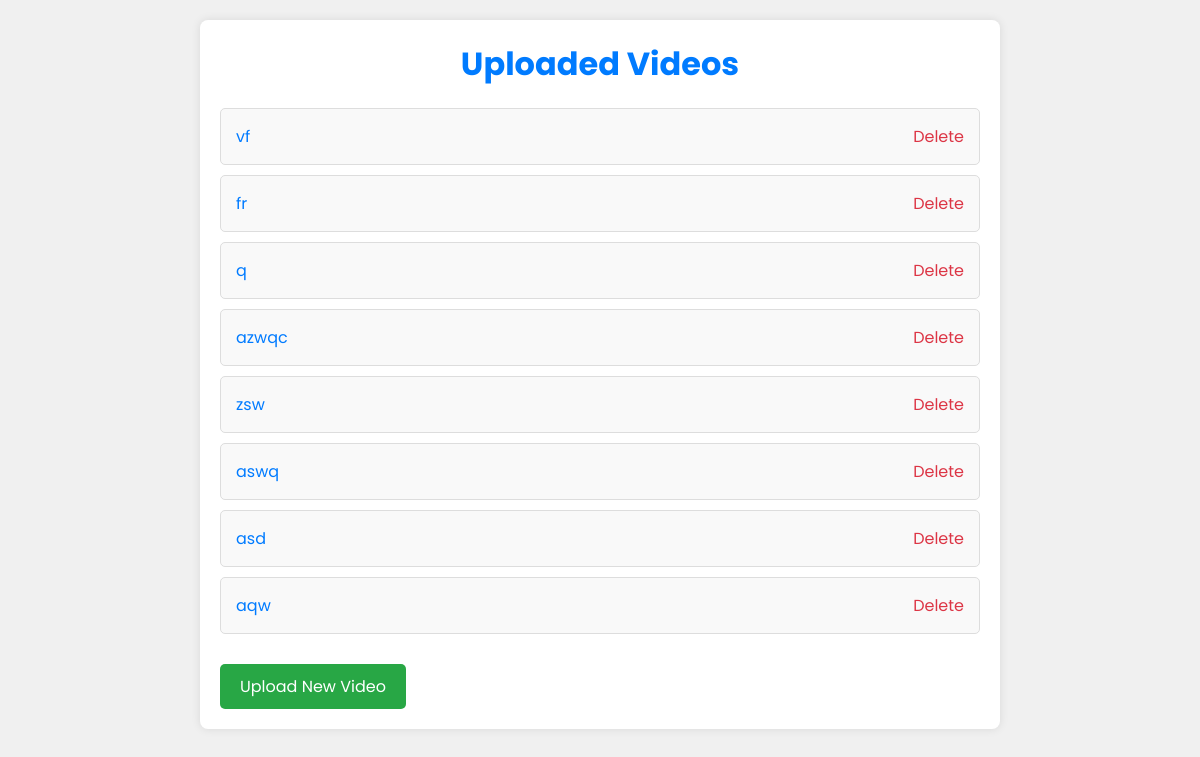
The page /videos/videos/ on the database as committed earlier.
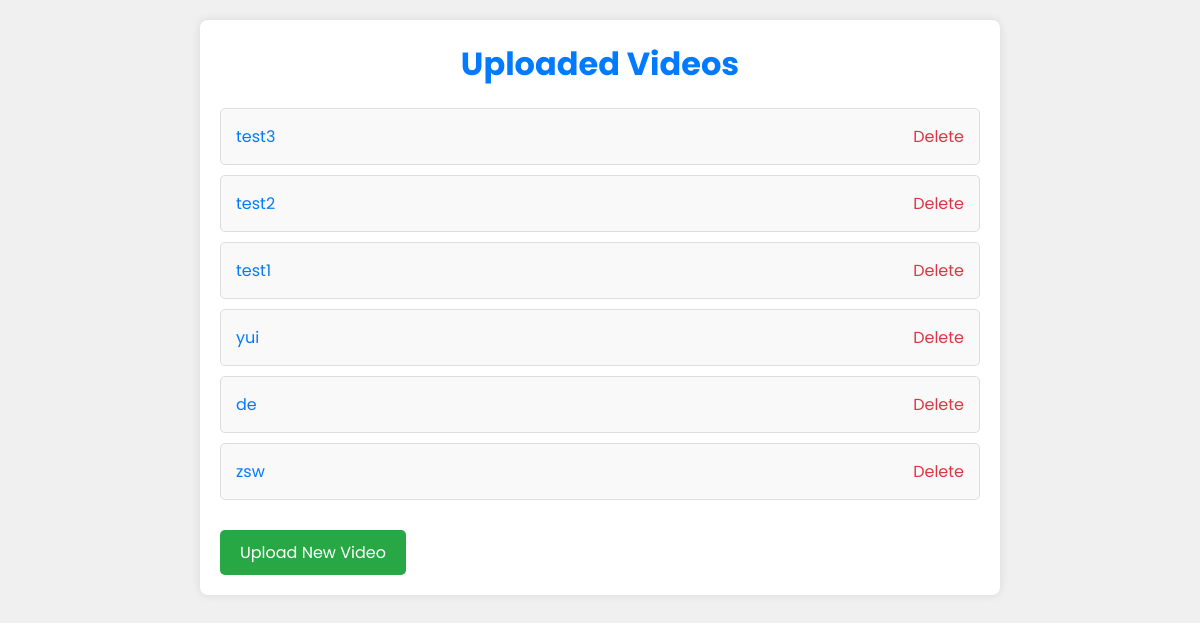
The same page on the database as committed later.
### video_project/models.py (models this page shows)
class Video(models.Model):
    title = models.CharField(max_length=255)
    video_file = models.FileField(upload_to='videos/')
    subtitle_file = models.FileField(upload_to='subtitles/', blank=True, null=True)  # This will store extracted subtitles
    upload_date = models.DateTimeField(auto_now_add=True)
    language = models.CharField(max_length=50, default='en')  # Subtitle language, default to 'en' for English

### video_project/views.py (the view)
# urls.py: path('videos/', views.list_videos, name='list_videos'),    # List uploaded videos
def list_videos(request):
    videos = Video.objects.all().order_by('-upload_date')
    return render(request, 'video_project/video_list.html', {'videos': videos})

### video_project/templates/video_project/video_list.html (shortened to what this page needs)
<!DOCTYPE html>
<html lang="en">
<head>
    <link rel="stylesheet" href="https://cdnjs.cloudflare.com/ajax/libs/font-awesome/5.15.4/css/all.min.css">
</head>
<body>
    <div class="container">
        <h1>Uploaded Videos</h1>
        <ul>
            {% for video in videos %}
                <li>
                    <a href="{% url 'search_in_video' video.id %}">{{ video.title }}</a>
                    <a href="{% url 'delete_video' video.id %}" onclick="return confirm('Are you sure you want to delete this video?');" class="delete-link">Delete</a>
                </li>
            {% endfor %}
        </ul>
        <a href="{% url 'upload_video' %}" class="upload-button">Upload New Video</a>
    </div>
</body>
</html>

### video_project/templates/video_project/video_list.html (style rules this page uses)
*, *:before, *:after { padding: 0; margin: 0; box-sizing: border-box; }
body { font-family: 'Poppins', sans-serif; background-color: #f0f0f0; color: #333; margin: 0; padding: 20px; }
.container { max-width: 800px; margin: 0 auto; padding: 20px; background-color: #ffffff; border-radius: 8px; box-shadow: 0 0 10px rgba(0, 0, 0, 0.1); }
h1 { text-align: center; margin-bottom: 20px; color: #007bff; }
ul { list-style-type: none; padding: 0; }
li { border: 1px solid #ddd; border-radius: 5px; padding: 15px; margin-bottom: 10px; display: flex; justify-content: space-between; align-items: center; background-color: #f9f9f9; }
a { text-decoration: none; color: #007bff; }
.delete-link { color: #dc3545; margin-left: 15px; }
.upload-button { display: inline-block; padding: 10px 20px; border: none; border-radius: 5px; background-color: #28a745; color: #fff; text-decoration: none; font-size: 16px; text-align: center; margin-top: 20px; }

Rows that differ between the two databases and show on the page:
removed Video: title "vf"
removed Video: title "fr"
removed Video: title "q"
removed Video: title "azwqc"
removed Video: title "aswq"
removed Video: title "asd"
removed Video: title "aqw"
added Video: title "test3"
added Video: title "test2"
added Video: title "test1"
added Video: title "yui"
added Video: title "de"
